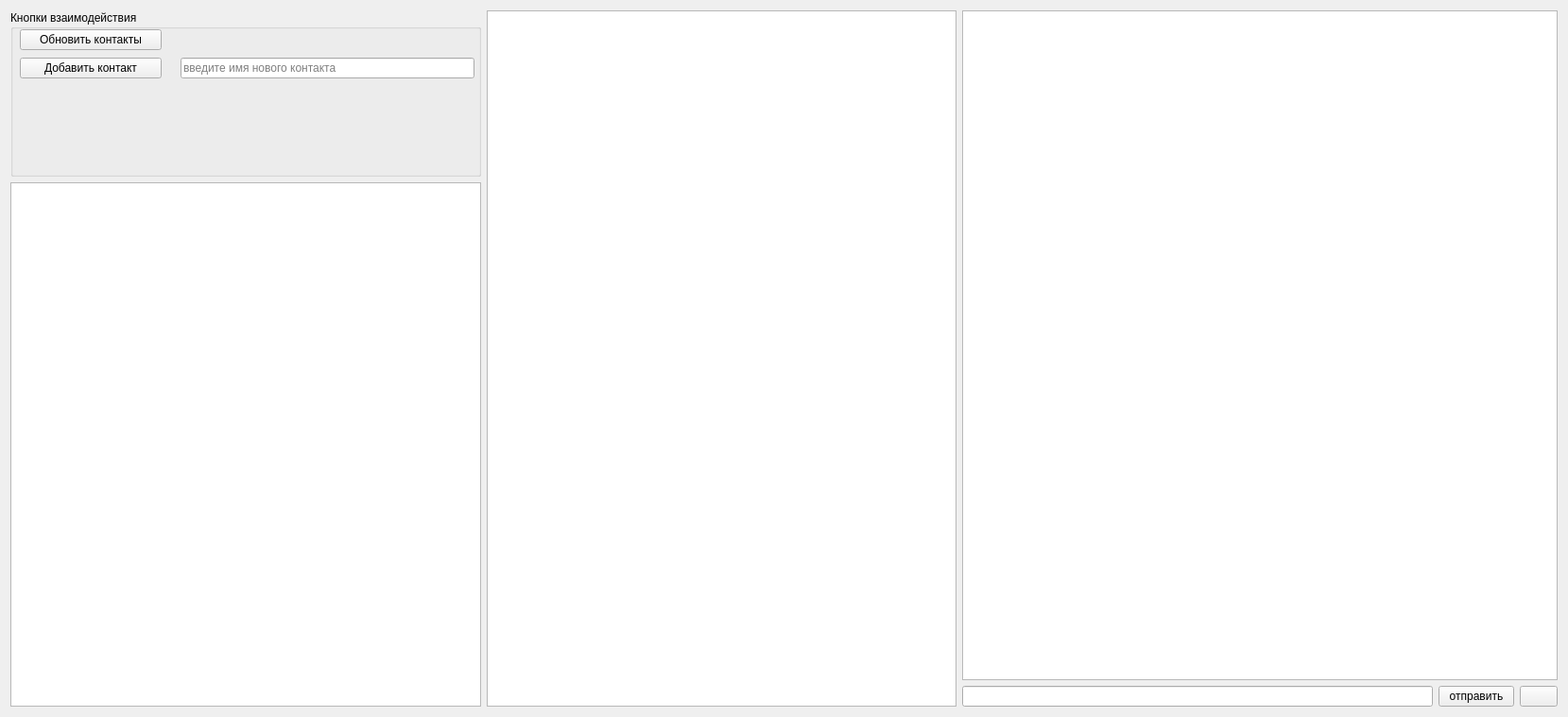
<?xml version="1.0" encoding="UTF-8"?>
<ui version="4.0">
 <class>MainWindow</class>
 <widget class="QWidget" name="MainWindow">
  <property name="geometry">
   <rect>
    <x>0</x>
    <y>0</y>
    <width>1659</width>
    <height>759</height>
   </rect>
  </property>
  <property name="windowTitle">
   <string>Чат</string>
  </property>
  <layout class="QGridLayout" name="gridLayout_2">
   <item row="4" column="4">
    <widget class="QPushButton" name="FileButton">
     <property name="sizePolicy">
      <sizepolicy hsizetype="Fixed" vsizetype="Fixed">
       <horstretch>0</horstretch>
       <verstretch>0</verstretch>
      </sizepolicy>
     </property>
     <property name="text">
      <string/>
     </property>
    </widget>
   </item>
   <item row="4" column="3">
    <widget class="QPushButton" name="SendMsgButton">
     <property name="sizePolicy">
      <sizepolicy hsizetype="Fixed" vsizetype="Fixed">
       <horstretch>0</horstretch>
       <verstretch>0</verstretch>
      </sizepolicy>
     </property>
     <property name="text">
      <string>отправить</string>
     </property>
    </widget>
   </item>
   <item row="4" column="2">
    <widget class="QLineEdit" name="LineText">
     <property name="sizePolicy">
      <sizepolicy hsizetype="Preferred" vsizetype="Fixed">
       <horstretch>0</horstretch>
       <verstretch>0</verstretch>
      </sizepolicy>
     </property>
    </widget>
   </item>
   <item row="0" column="1" rowspan="5">
    <widget class="QListView" name="ChatsListView">
     <property name="sizePolicy">
      <sizepolicy hsizetype="Preferred" vsizetype="Preferred">
       <horstretch>0</horstretch>
       <verstretch>0</verstretch>
      </sizepolicy>
     </property>
     <property name="editTriggers">
      <set>QAbstractItemView::NoEditTriggers</set>
     </property>
    </widget>
   </item>
   <item row="0" column="2" rowspan="4" colspan="3">
    <widget class="QListWidget" name="ChatWidgets">
     <property name="sizePolicy">
      <sizepolicy hsizetype="Preferred" vsizetype="Preferred">
       <horstretch>0</horstretch>
       <verstretch>0</verstretch>
      </sizepolicy>
     </property>
     <property name="editTriggers">
      <set>QAbstractItemView::NoEditTriggers</set>
     </property>
    </widget>
   </item>
   <item row="0" column="0">
    <widget class="QGroupBox" name="groupBox">
     <property name="title">
      <string>Кнопки взаимодействия</string>
     </property>
     <widget class="QPushButton" name="UpdateContactsButton">
      <property name="geometry">
       <rect>
        <x>10</x>
        <y>20</y>
        <width>150</width>
        <height>22</height>
       </rect>
      </property>
      <property name="sizePolicy">
       <sizepolicy hsizetype="Preferred" vsizetype="Preferred">
        <horstretch>0</horstretch>
        <verstretch>0</verstretch>
       </sizepolicy>
      </property>
      <property name="minimumSize">
       <size>
        <width>150</width>
        <height>0</height>
       </size>
      </property>
      <property name="text">
       <string>Обновить контакты</string>
      </property>
     </widget>
     <widget class="QPushButton" name="AddContactButton">
      <property name="geometry">
       <rect>
        <x>10</x>
        <y>50</y>
        <width>150</width>
        <height>22</height>
       </rect>
      </property>
      <property name="sizePolicy">
       <sizepolicy hsizetype="Preferred" vsizetype="Preferred">
        <horstretch>0</horstretch>
        <verstretch>0</verstretch>
       </sizepolicy>
      </property>
      <property name="minimumSize">
       <size>
        <width>150</width>
        <height>0</height>
       </size>
      </property>
      <property name="text">
       <string>Добавить контакт</string>
      </property>
     </widget>
     <widget class="QLineEdit" name="LineContactEdit">
      <property name="geometry">
       <rect>
        <x>180</x>
        <y>50</y>
        <width>311</width>
        <height>22</height>
       </rect>
      </property>
      <property name="text">
       <string/>
      </property>
      <property name="placeholderText">
       <string>введите имя нового контакта</string>
      </property>
     </widget>
     <widget class="QPushButton" name="DisconnectButton">
      <property name="geometry">
       <rect>
        <x>660</x>
        <y>20</y>
        <width>151</width>
        <height>22</height>
       </rect>
      </property>
      <property name="text">
       <string>Отключиться</string>
      </property>
     </widget>
    </widget>
   </item>
   <item row="1" column="0" rowspan="4">
    <widget class="QListView" name="ContactsListView">
     <property name="sizePolicy">
      <sizepolicy hsizetype="Preferred" vsizetype="Preferred">
       <horstretch>0</horstretch>
       <verstretch>0</verstretch>
      </sizepolicy>
     </property>
     <property name="editTriggers">
      <set>QAbstractItemView::NoEditTriggers</set>
     </property>
    </widget>
   </item>
  </layout>
 </widget>
 <resources/>
 <connections/>
</ui>
